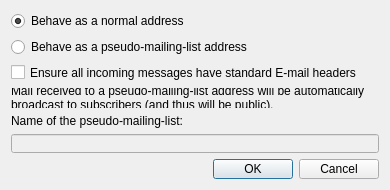
<?xml version="1.0" encoding="UTF-8"?>
<ui version="4.0">
 <class>SpecialAddressBehaviorDialog</class>
 <widget class="QDialog" name="SpecialAddressBehaviorDialog">
  <property name="geometry">
   <rect>
    <x>0</x>
    <y>0</y>
    <width>386</width>
    <height>186</height>
   </rect>
  </property>
  <property name="windowTitle">
   <string>Special Address Behavior</string>
  </property>
  <layout class="QGridLayout" name="gridLayout">
   <item row="0" column="0">
    <widget class="QRadioButton" name="radioButtonBehaveNormalAddress">
     <property name="text">
      <string>Behave as a normal address</string>
     </property>
     <property name="checked">
      <bool>true</bool>
     </property>
    </widget>
   </item>
   <item row="1" column="0">
    <widget class="QRadioButton" name="radioButtonBehaviorMailingList">
     <property name="text">
      <string>Behave as a pseudo-mailing-list address</string>
     </property>
    </widget>
   </item>
   <item row="3" column="0">
    <widget class="QLabel" name="label">
     <property name="text">
      <string>Mail received to a pseudo-mailing-list address will be automatically broadcast to subscribers (and thus will be public).</string>
     </property>
     <property name="wordWrap">
      <bool>true</bool>
     </property>
    </widget>
   </item>
   <item row="4" column="0">
    <widget class="QLabel" name="label_2">
     <property name="text">
      <string>Name of the pseudo-mailing-list:</string>
     </property>
    </widget>
   </item>
   <item row="5" column="0">
    <widget class="QLineEdit" name="lineEditMailingListName">
     <property name="enabled">
      <bool>false</bool>
     </property>
    </widget>
   </item>
   <item row="6" column="0">
    <widget class="QDialogButtonBox" name="buttonBox">
     <property name="minimumSize">
      <size>
       <width>368</width>
       <height>0</height>
      </size>
     </property>
     <property name="orientation">
      <enum>Qt::Horizontal</enum>
     </property>
     <property name="standardButtons">
      <set>QDialogButtonBox::Cancel|QDialogButtonBox::Ok</set>
     </property>
    </widget>
   </item>
   <item row="2" column="0">
    <widget class="QCheckBox" name="checkBoxWrapMessagesWithEmailHeaders">
     <property name="text">
      <string>Ensure all incoming messages have standard E-mail headers</string>
     </property>
    </widget>
   </item>
  </layout>
 </widget>
 <tabstops>
  <tabstop>radioButtonBehaveNormalAddress</tabstop>
  <tabstop>radioButtonBehaviorMailingList</tabstop>
  <tabstop>lineEditMailingListName</tabstop>
  <tabstop>buttonBox</tabstop>
 </tabstops>
 <resources/>
 <connections>
  <connection>
   <sender>buttonBox</sender>
   <signal>accepted()</signal>
   <receiver>SpecialAddressBehaviorDialog</receiver>
   <slot>accept()</slot>
   <hints>
    <hint type="sourcelabel">
     <x>227</x>
     <y>152</y>
    </hint>
    <hint type="destinationlabel">
     <x>157</x>
     <y>171</y>
    </hint>
   </hints>
  </connection>
  <connection>
   <sender>buttonBox</sender>
   <signal>rejected()</signal>
   <receiver>SpecialAddressBehaviorDialog</receiver>
   <slot>reject()</slot>
   <hints>
    <hint type="sourcelabel">
     <x>295</x>
     <y>158</y>
    </hint>
    <hint type="destinationlabel">
     <x>286</x>
     <y>171</y>
    </hint>
   </hints>
  </connection>
  <connection>
   <sender>radioButtonBehaviorMailingList</sender>
   <signal>clicked(bool)</signal>
   <receiver>lineEditMailingListName</receiver>
   <slot>setEnabled(bool)</slot>
   <hints>
    <hint type="sourcelabel">
     <x>95</x>
     <y>40</y>
    </hint>
    <hint type="destinationlabel">
     <x>94</x>
     <y>123</y>
    </hint>
   </hints>
  </connection>
  <connection>
   <sender>radioButtonBehaveNormalAddress</sender>
   <signal>clicked(bool)</signal>
   <receiver>lineEditMailingListName</receiver>
   <slot>setDisabled(bool)</slot>
   <hints>
    <hint type="sourcelabel">
     <x>139</x>
     <y>19</y>
    </hint>
    <hint type="destinationlabel">
     <x>187</x>
     <y>123</y>
    </hint>
   </hints>
  </connection>
 </connections>
</ui>
